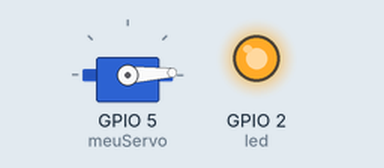
Simulated run of this sketch. Board: ESP32. On the bench: servo, output pins drawn as LEDs (lit = HIGH).

Above: at 0.05 s.
At 1.15 s:
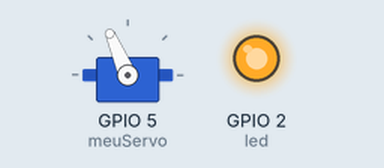
At 2.3 s:
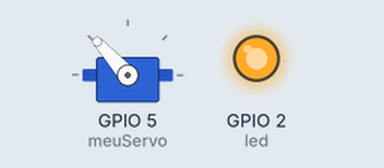
At 4.6 s:
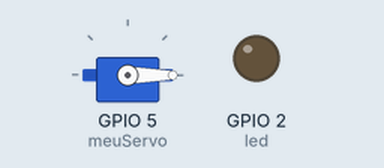
Timing chart, 0 to 6.0 s (numbered marks = the images above):
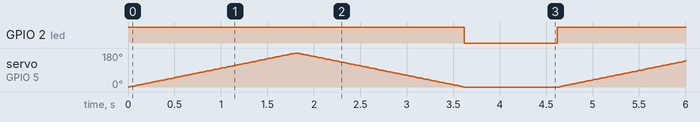

Measured:
- by itself, GPIO 2 (led): alternates HIGH for 3.6 s and LOW for 1.0 s

The sketch:

testedoservomotor.ino
```cpp
#include <ESP32Servo.h>

Servo meuServo;
int led = 2;

void setup()
{
  pinMode(led, OUTPUT);
}
void loop()
{
  digitalWrite(led, 1);
  meuServo.attach(5);// essa funçao nao pode ficar no setup

    for(int angulo=0; angulo<=180; angulo++) // Aumenta o angulo do servo ate chegar em 180 graus
    {
      meuServo.write(angulo);
      delay(10);
    }
    for(int angulo=180; angulo>=0; angulo--)// Diminui o angulo do servo
    {
      meuServo.write(angulo);
      delay(10);
    }
    digitalWrite(led, 0);
    delay(1000);

  meuServo.detach();
}
```
